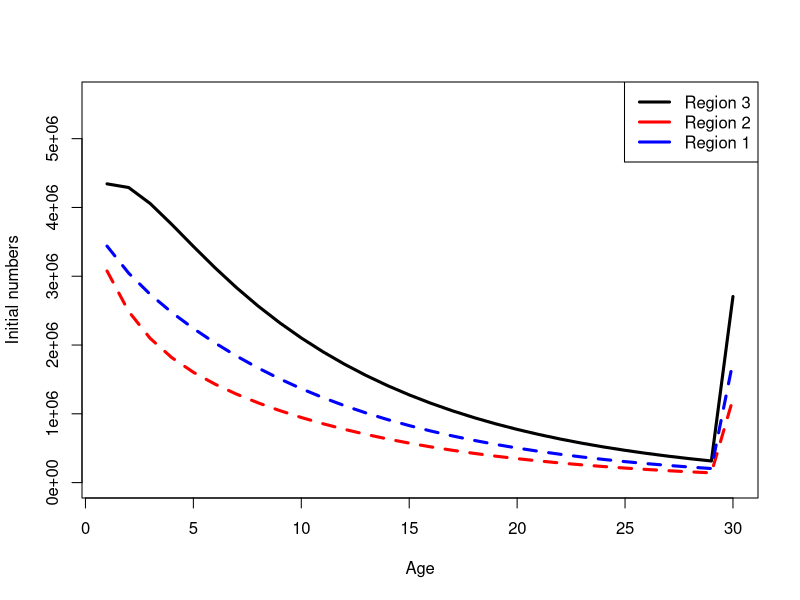
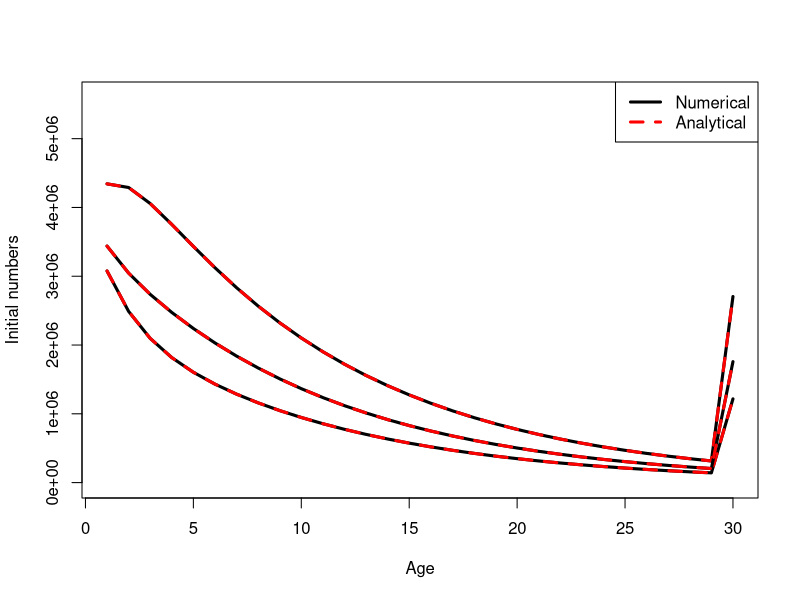

Reproduce these figures in R, in order.
## ---- chunk 1
M = 0.1
R0 = 4e6
plus_group_age = 30
N_age = R0 * exp(-M * 1:plus_group_age)
## numerically calculate it
N_plus_group =  tail(N_age, n = 1)
for(i in 1:10000) {
  N_plus_group = N_plus_group * exp(-M) + tail(N_age, n = 1) * exp(-M)
}
N_plus_group
## using the geometric series calculation
R0 * exp(-M - plus_group_age*M) / (1 - exp(-M))
## ---- chunk 2
M = 0.1
R0 = 4e6
n_regions = 3
movement_matrix = matrix(0, nrow = n_regions, ncol = n_regions);
movement_matrix[1,] = c(0.7, 0.2, 0.1)
movement_matrix[2,] = c(0.1, 0.6, 0.3)
movement_matrix[3,] = c(0.15, 0.05, 0.8)
## rows are "from" cols are "to"
plus_group_age = 30
## partition
N_age = matrix(0, nrow = n_regions, ncol = plus_group_age)
## initialise with no movement initially
N_age[1,] = R0 * exp(-M * 1:plus_group_age) ##
N_age[2,] = R0 * exp(-M * 1:plus_group_age) ## 
N_age[3,] = R0 * exp(-M * 1:plus_group_age) ##

## apply an annual cycle 10000 times to see what the "initial conditions should be"
N_next_year_age = N_age
for(i in 1:1000) {
  ## recruitment
  N_next_year_age[,1] = R0 * exp(-M)
  ## ageing and mortality
  N_next_year_age[,2:plus_group_age] = N_age[,1:(plus_group_age - 1)] * exp(-M)
  ## plus group
  N_next_year_age[,plus_group_age] = N_next_year_age[,plus_group_age] * exp(-M) + N_age[,plus_group_age] * exp(-M)
  ## movement
  N_age = t(movement_matrix) %*% N_next_year_age
}
iterative_N_age = N_age
plot(1:plus_group_age, N_age[3,], xlab = "Age", ylab= "Initial numbers", ylim = c(0,R0* 1.4), type = "l", lwd = 3)
lines(1:plus_group_age, N_age[2,], lwd = 3, col = "red", lty = 2)
lines(1:plus_group_age, N_age[1,], lwd = 3, col = "blue", lty = 2)
legend('topright', col = c("black","red","blue"), legend = c("Region 3", "Region 2", "Region 1"), lwd = 3)

## ---- chunk 3
N_age = matrix(0, nrow = n_regions, ncol = plus_group_age)
update_N_age = N_age
for(i in 1:(plus_group_age)) {
  # recruitment
  update_N_age[,1] = R0 * exp(-M)
  # ageing and mortality
  update_N_age[,2:plus_group_age] = N_age[,1:(plus_group_age - 1)] * exp(-M)
  # plus group
  update_N_age[,plus_group_age] = update_N_age[,plus_group_age] * exp(-M) + N_age[,plus_group_age] * exp(-M)
  # movement
  N_age = t(movement_matrix) %*% update_N_age
}
## calculate one more annual cycle
# recruitment
update_N_age[,1] = R0 * exp(-M)
# ageing and mortality
update_N_age[,2:plus_group_age] = N_age[,1:(plus_group_age - 1)] * exp(-M)
# plus group
update_N_age[,plus_group_age] = update_N_age[,plus_group_age] * exp(-M) + N_age[,plus_group_age] * exp(-M)
# movement
update_N_age = t(movement_matrix) %*% update_N_age
## approximate!
c = update_N_age[,plus_group_age] / N_age[,plus_group_age] - 1
update_N_age[,plus_group_age] = N_age[,plus_group_age] * 1 / (1 - c)

iterative_N_age[,plus_group_age]
update_N_age[,plus_group_age]

plot(1:plus_group_age, iterative_N_age[3,], xlab = "Age", ylab= "Initial numbers", ylim = c(0,R0* 1.4), type = "l", lwd = 3)
lines(1:plus_group_age, update_N_age[3,], lwd = 3, col = "red", lty = 2)

lines(1:plus_group_age, iterative_N_age[2,], lwd = 3, col = "black", lty = 1)
lines(1:plus_group_age, update_N_age[2,], lwd = 3, col = "red", lty = 2)
lines(1:plus_group_age, iterative_N_age[1,], lwd = 3, col = "black", lty = 1)
lines(1:plus_group_age, update_N_age[1,], lwd = 3, col = "red", lty = 2)
legend('topright', col = c("black","red"), legend = c("Numerical", "Analytical"), lwd = 3, lty = c(1,2))

